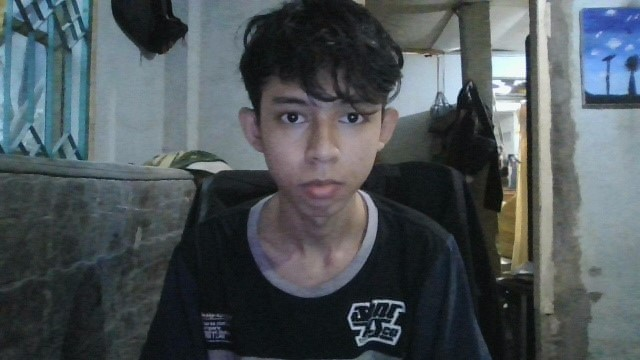
#> input picture image.jpg, 640 x 360 px, given in place of the camera
$ python deteksi_warna.py
#> lines starting #> are read from the running program, lines starting #| are printed output that depends on the picture; after the words box and inside, x2 and y2 are one past the last pixel; in counts of white or black regions, pixels touching at a corner belong together
import cv2
import numpy as np

cap = cv2.VideoCapture(0)

while(True):
    # Baca frame dari kamera
    ret, frame = cap.read()
#> frame is the input picture: shape (360, 640, 3); mean B, G, R 88.5, 84.5, 76.6

    # Konversi gambar ke HSV
    hsv = cv2.cvtColor(frame, cv2.COLOR_BGR2HSV)
#> hsv: shape (360, 640, 3); mean H, S, V 91.1, 52.3, 91.2

    # Tentukan rentang warna untuk di-deteksi (misalnya, warna kulit)
    lower_skin = np.array([0, 20, 70], dtype=np.uint8)
    upper_skin = np.array([20, 255, 255], dtype=np.uint8)
    mask = cv2.inRange(hsv, lower_skin, upper_skin)
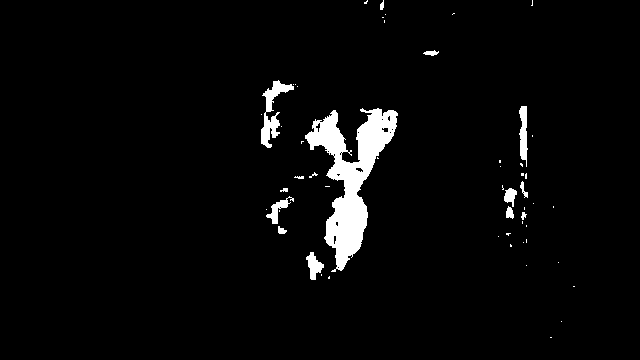
#> mask: shape (360, 640); 3.4% white; 55 white regions (41 under 20 px), largest, box (x1, y1, x2, y2) and area: (305, 108, 398, 272) 5677, (261, 80, 294, 148) 756, (519, 106, 528, 167) 365

    # Hitung frekuensi warna yang mendominasi
    hist = cv2.calcHist([hsv], [0], mask, [180], [0, 180])
#> hist = 180 values, max 1357 at index 0, min 0 at index 21, mean 44.14
    dominant_color = np.argmax(hist)
#> dominant_color = 0

    # Tampilkan gambar
    cv2.imshow('frame',frame)
    cv2.imshow('mask',mask)

    # Jika tombol 'q' ditekan, keluar dari loop
    if cv2.waitKey(1) & 0xFF == ord('q'):
#> (key q is pressed here)
        break

# Bebaskan kamera dan tutup semua jendela
cap.release()
cv2.destroyAllWindows()
